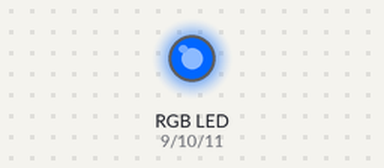
Bench run of a sketch on a simulated Arduino Uno, built with avr-gcc and run on an emulated ATmega328P. Parts: an RGB LED mixed from three pins (HIGH = lit).

Above: at 0.1 s.
Timing chart, 0 to 1.6 s (numbered marks = the images above):
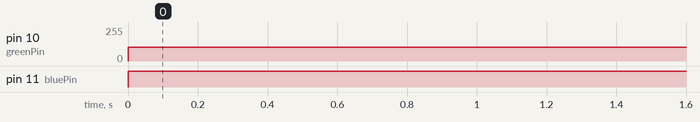

The sketch:

indianFlag.ino
```cpp
int redPin = 9;
int greenPin = 10;
int bluePin = 11;

void setup() {

//  pinMode(redPin, OUTPUT);
//  pinMode(greenPin, OUTPUT);
//  pinMode(bluePin, OUTPUT);

}

void loop() {

  setColor(255,153,0);
  //setColor(19,136,8);
  //setColor(0,0,128);

  //setColor(255 - 255,255 - 153,255 - 51);
  //setColor(255 - 19,255 - 136,255 - 8);
  //setColor(0,0,255 - 128);


}

void setColor(float r,float g, float b){

  analogWrite(redPin, 255 - r);
  analogWrite(greenPin, 255 - g);
  analogWrite(bluePin, 255 - b);

}
```

Measured:
- by itself, pin 10 (greenPin): 0/255 → 102/255 at 0.00 s
- by itself, pin 11 (bluePin): LOW → HIGH at 0.00 s
